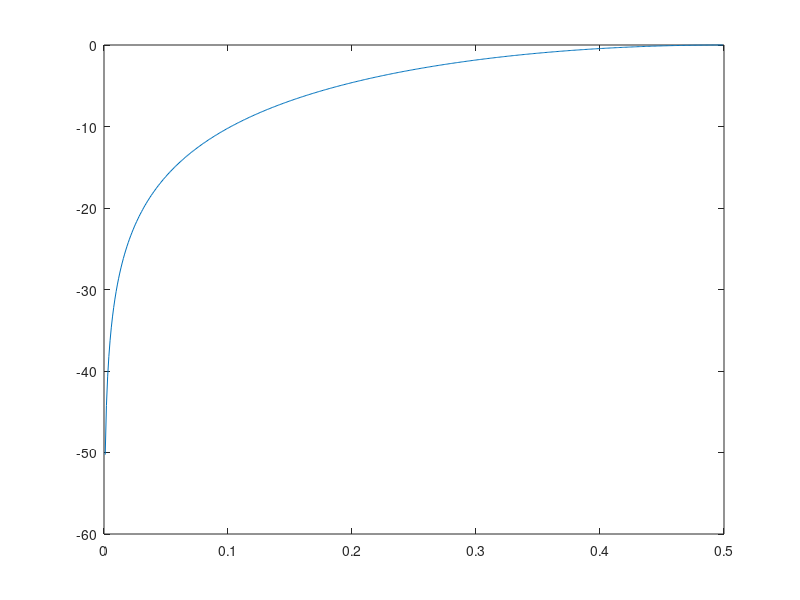

Recreate this plot in MATLAB. (Note: this script raises an error after producing the figure.)
clear
clf
%Coefficient du filtre etudie
A = [2 0] ;
B = [1 -1] ;

fe = 1 ;                                % Frequence d'echantillonnage
[H, w] = freqz(B,A) ;                   % w : pulsation entre 0 et pi
nu = w/(2*pi) ;                         % Frequence reduite
f = nu*fe ;                             % Frequence

%On trace le diagramme de gain pour determiner la nature du filtre
plot(nu,20*log10(abs(H))) ;
my_title('Diagramme de gain en frequence reduite en db',25) ;
%print -deps "/home/kewin/octave/td_matLab/rapport/fig/resEx3/f1Gain.eps" 

input ('Figure suivante ?') ;
%Diagramme de phase
plot(nu,angle(H)) ;
my_title('Diagramme de phase en frequence reduite',25) ;
%print -deps "/home/kewin/octave/td_matLab/rapport/fig/resEx3/f1Phase.eps" 

input ('Figure suivante ? ') ;
%Zeros et poles
zplane(B, A) ;
my_title('Zeros et poles',25) ;
%print -deps "/home/kewin/octave/td_matLab/rapport/fig/resEx3/f1ZP.eps" 

%Reponse impulsionnelle
%Definition de l'intervalle de visualisation
N = 64 ;
n0 = N/2 ;
n_min = 1-n0 ;
n_max = N-n0 ;
n = n_min:1:n_max ;

%Definition du dirac
dirac = zeros(1,N);
dirac(n0) = 1;
y = filter(B,A,dirac);
input ('Figure suivante ?') ;
stem (n,y) ;
my_title('Reponse impulsionnelle',25) ;
%print -deps "/home/kewin/octave/td_matLab/rapport/fig/resEx3/f1Impulsion.eps" 

input ('Figure suivante ?') ;
%Reponse indicielle
%Definition de l'echelon
u = zeros(1,N) ;
for i=n0:N
	u(i)=1;
endfor
i = filter(B,A,u) ;
h_obj = stem (n,i) ;
my_title('Reponse indicielle',25) ;
%print -deps "/home/kewin/octave/td_matLab/rapport/fig/resEx3/f1Indice.eps" 

